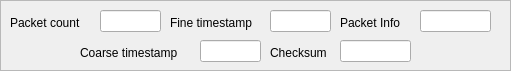
     <widget class="QFrame" name="frame_15">
      <property name="geometry">
       <rect>
        <x>10</x>
        <y>220</y>
        <width>511</width>
        <height>71</height>
       </rect>
      </property>
      <property name="frameShape">
       <enum>QFrame::StyledPanel</enum>
      </property>
      <property name="frameShadow">
       <enum>QFrame::Raised</enum>
      </property>
      <widget class="QLineEdit" name="checksumNwEdit">
       <property name="geometry">
        <rect>
         <x>340</x>
         <y>40</y>
         <width>71</width>
         <height>22</height>
        </rect>
       </property>
       <property name="font">
        <font>
         <pointsize>9</pointsize>
        </font>
       </property>
       <property name="text">
        <string/>
       </property>
      </widget>
      <widget class="QLabel" name="label_273">
       <property name="geometry">
        <rect>
         <x>80</x>
         <y>45</y>
         <width>111</width>
         <height>16</height>
        </rect>
       </property>
       <property name="font">
        <font>
         <pointsize>9</pointsize>
        </font>
       </property>
       <property name="text">
        <string>Coarse timestamp</string>
       </property>
      </widget>
      <widget class="QLineEdit" name="coarseTimeNwEdit">
       <property name="geometry">
        <rect>
         <x>200</x>
         <y>40</y>
         <width>61</width>
         <height>22</height>
        </rect>
       </property>
       <property name="font">
        <font>
         <pointsize>9</pointsize>
        </font>
       </property>
       <property name="text">
        <string/>
       </property>
      </widget>
      <widget class="QLineEdit" name="fineTimeNwEdit">
       <property name="geometry">
        <rect>
         <x>270</x>
         <y>10</y>
         <width>61</width>
         <height>22</height>
        </rect>
       </property>
       <property name="font">
        <font>
         <pointsize>9</pointsize>
        </font>
       </property>
       <property name="text">
        <string/>
       </property>
      </widget>
      <widget class="QLabel" name="label_274">
       <property name="geometry">
        <rect>
         <x>170</x>
         <y>15</y>
         <width>101</width>
         <height>16</height>
        </rect>
       </property>
       <property name="font">
        <font>
         <pointsize>9</pointsize>
        </font>
       </property>
       <property name="text">
        <string>Fine timestamp</string>
       </property>
      </widget>
      <widget class="QLabel" name="label_275">
       <property name="geometry">
        <rect>
         <x>270</x>
         <y>45</y>
         <width>81</width>
         <height>16</height>
        </rect>
       </property>
       <property name="font">
        <font>
         <pointsize>9</pointsize>
        </font>
       </property>
       <property name="text">
        <string>Checksum</string>
       </property>
      </widget>
      <widget class="QLineEdit" name="packInfoNwEdit">
       <property name="geometry">
        <rect>
         <x>420</x>
         <y>10</y>
         <width>71</width>
         <height>22</height>
        </rect>
       </property>
       <property name="font">
        <font>
         <pointsize>9</pointsize>
        </font>
       </property>
       <property name="text">
        <string/>
       </property>
      </widget>
      <widget class="QLabel" name="label_276">
       <property name="geometry">
        <rect>
         <x>340</x>
         <y>15</y>
         <width>71</width>
         <height>16</height>
        </rect>
       </property>
       <property name="font">
        <font>
         <pointsize>9</pointsize>
        </font>
       </property>
       <property name="text">
        <string>Packet Info</string>
       </property>
      </widget>
      <widget class="QLabel" name="label_277">
       <property name="geometry">
        <rect>
         <x>10</x>
         <y>15</y>
         <width>81</width>
         <height>16</height>
        </rect>
       </property>
       <property name="font">
        <font>
         <pointsize>9</pointsize>
        </font>
       </property>
       <property name="text">
        <string>Packet count</string>
       </property>
      </widget>
      <widget class="QLineEdit" name="packCountNwEdit">
       <property name="geometry">
        <rect>
         <x>100</x>
         <y>10</y>
         <width>61</width>
         <height>22</height>
        </rect>
       </property>
       <property name="font">
        <font>
         <pointsize>9</pointsize>
        </font>
       </property>
       <property name="text">
        <string/>
       </property>
      </widget>
     </widget>
